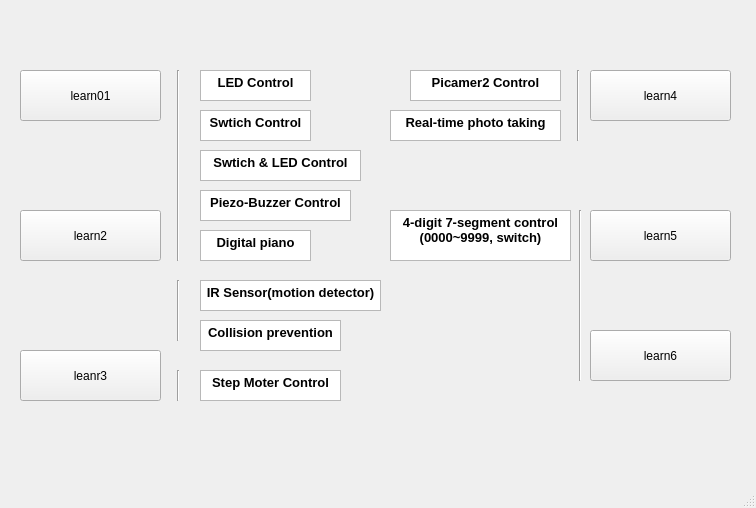
<?xml version="1.0" encoding="UTF-8"?>
<ui version="4.0">
 <class>MainWindow</class>
 <widget class="QMainWindow" name="MainWindow">
  <property name="geometry">
   <rect>
    <x>0</x>
    <y>0</y>
    <width>756</width>
    <height>508</height>
   </rect>
  </property>
  <property name="windowTitle">
   <string>MainWindow</string>
  </property>
  <widget class="QWidget" name="centralwidget">
   <widget class="QPushButton" name="button1">
    <property name="geometry">
     <rect>
      <x>20</x>
      <y>70</y>
      <width>141</width>
      <height>51</height>
     </rect>
    </property>
    <property name="text">
     <string>learn01</string>
    </property>
   </widget>
   <widget class="QPushButton" name="button2">
    <property name="geometry">
     <rect>
      <x>20</x>
      <y>210</y>
      <width>141</width>
      <height>51</height>
     </rect>
    </property>
    <property name="text">
     <string>learn2</string>
    </property>
   </widget>
   <widget class="QPushButton" name="button3">
    <property name="geometry">
     <rect>
      <x>20</x>
      <y>350</y>
      <width>141</width>
      <height>51</height>
     </rect>
    </property>
    <property name="text">
     <string>leanr3</string>
    </property>
   </widget>
   <widget class="QPushButton" name="button4">
    <property name="geometry">
     <rect>
      <x>590</x>
      <y>70</y>
      <width>141</width>
      <height>51</height>
     </rect>
    </property>
    <property name="text">
     <string>learn4</string>
    </property>
   </widget>
   <widget class="QPushButton" name="button5">
    <property name="geometry">
     <rect>
      <x>590</x>
      <y>210</y>
      <width>141</width>
      <height>51</height>
     </rect>
    </property>
    <property name="text">
     <string>learn5</string>
    </property>
   </widget>
   <widget class="QPushButton" name="button6">
    <property name="geometry">
     <rect>
      <x>590</x>
      <y>330</y>
      <width>141</width>
      <height>51</height>
     </rect>
    </property>
    <property name="text">
     <string>learn6</string>
    </property>
   </widget>
   <widget class="Line" name="line">
    <property name="geometry">
     <rect>
      <x>170</x>
      <y>70</y>
      <width>16</width>
      <height>191</height>
     </rect>
    </property>
    <property name="orientation">
     <enum>Qt::Vertical</enum>
    </property>
   </widget>
   <widget class="QTextEdit" name="textEdit">
    <property name="geometry">
     <rect>
      <x>200</x>
      <y>70</y>
      <width>111</width>
      <height>31</height>
     </rect>
    </property>
    <property name="html">
     <string>&lt;!DOCTYPE HTML PUBLIC &quot;-//W3C//DTD HTML 4.0//EN&quot; &quot;http://www.w3.org/TR/REC-html40/strict.dtd&quot;&gt;
&lt;html&gt;&lt;head&gt;&lt;meta name=&quot;qrichtext&quot; content=&quot;1&quot; /&gt;&lt;style type=&quot;text/css&quot;&gt;
p, li { white-space: pre-wrap; }
&lt;/style&gt;&lt;/head&gt;&lt;body style=&quot; font-family:'Gulim'; font-size:9pt; font-weight:400; font-style:normal;&quot;&gt;
&lt;p align=&quot;center&quot; style=&quot; margin-top:0px; margin-bottom:0px; margin-left:0px; margin-right:0px; -qt-block-indent:0; text-indent:0px;&quot;&gt;&lt;span style=&quot; font-family:'PibotoLt'; font-size:10pt; font-weight:600;&quot;&gt;LED Control&lt;/span&gt;&lt;/p&gt;&lt;/body&gt;&lt;/html&gt;</string>
    </property>
   </widget>
   <widget class="QTextBrowser" name="textBrowser_2">
    <property name="geometry">
     <rect>
      <x>200</x>
      <y>110</y>
      <width>111</width>
      <height>31</height>
     </rect>
    </property>
    <property name="html">
     <string>&lt;!DOCTYPE HTML PUBLIC &quot;-//W3C//DTD HTML 4.0//EN&quot; &quot;http://www.w3.org/TR/REC-html40/strict.dtd&quot;&gt;
&lt;html&gt;&lt;head&gt;&lt;meta name=&quot;qrichtext&quot; content=&quot;1&quot; /&gt;&lt;style type=&quot;text/css&quot;&gt;
p, li { white-space: pre-wrap; }
&lt;/style&gt;&lt;/head&gt;&lt;body style=&quot; font-family:'Gulim'; font-size:9pt; font-weight:400; font-style:normal;&quot;&gt;
&lt;p align=&quot;center&quot; style=&quot; margin-top:0px; margin-bottom:0px; margin-left:0px; margin-right:0px; -qt-block-indent:0; text-indent:0px;&quot;&gt;&lt;span style=&quot; font-family:'PibotoLt'; font-size:10pt; font-weight:600;&quot;&gt;Swtich Control&lt;/span&gt;&lt;/p&gt;&lt;/body&gt;&lt;/html&gt;</string>
    </property>
   </widget>
   <widget class="QTextBrowser" name="textBrowser_3">
    <property name="geometry">
     <rect>
      <x>200</x>
      <y>150</y>
      <width>161</width>
      <height>31</height>
     </rect>
    </property>
    <property name="html">
     <string>&lt;!DOCTYPE HTML PUBLIC &quot;-//W3C//DTD HTML 4.0//EN&quot; &quot;http://www.w3.org/TR/REC-html40/strict.dtd&quot;&gt;
&lt;html&gt;&lt;head&gt;&lt;meta name=&quot;qrichtext&quot; content=&quot;1&quot; /&gt;&lt;style type=&quot;text/css&quot;&gt;
p, li { white-space: pre-wrap; }
&lt;/style&gt;&lt;/head&gt;&lt;body style=&quot; font-family:'Gulim'; font-size:9pt; font-weight:400; font-style:normal;&quot;&gt;
&lt;p align=&quot;center&quot; style=&quot; margin-top:0px; margin-bottom:0px; margin-left:0px; margin-right:0px; -qt-block-indent:0; text-indent:0px;&quot;&gt;&lt;span style=&quot; font-family:'PibotoLt'; font-size:10pt; font-weight:600;&quot;&gt;Swtich &amp;amp; LED Control&lt;/span&gt;&lt;/p&gt;&lt;/body&gt;&lt;/html&gt;</string>
    </property>
   </widget>
   <widget class="QTextBrowser" name="textBrowser_4">
    <property name="geometry">
     <rect>
      <x>200</x>
      <y>190</y>
      <width>151</width>
      <height>31</height>
     </rect>
    </property>
    <property name="html">
     <string>&lt;!DOCTYPE HTML PUBLIC &quot;-//W3C//DTD HTML 4.0//EN&quot; &quot;http://www.w3.org/TR/REC-html40/strict.dtd&quot;&gt;
&lt;html&gt;&lt;head&gt;&lt;meta name=&quot;qrichtext&quot; content=&quot;1&quot; /&gt;&lt;style type=&quot;text/css&quot;&gt;
p, li { white-space: pre-wrap; }
&lt;/style&gt;&lt;/head&gt;&lt;body style=&quot; font-family:'Gulim'; font-size:9pt; font-weight:400; font-style:normal;&quot;&gt;
&lt;p align=&quot;center&quot; style=&quot; margin-top:0px; margin-bottom:0px; margin-left:0px; margin-right:0px; -qt-block-indent:0; text-indent:0px;&quot;&gt;&lt;span style=&quot; font-family:'PibotoLt'; font-size:10pt; font-weight:600;&quot;&gt;Piezo-Buzzer Control&lt;/span&gt;&lt;/p&gt;&lt;/body&gt;&lt;/html&gt;</string>
    </property>
   </widget>
   <widget class="QTextBrowser" name="textBrowser_5">
    <property name="geometry">
     <rect>
      <x>200</x>
      <y>230</y>
      <width>111</width>
      <height>31</height>
     </rect>
    </property>
    <property name="html">
     <string>&lt;!DOCTYPE HTML PUBLIC &quot;-//W3C//DTD HTML 4.0//EN&quot; &quot;http://www.w3.org/TR/REC-html40/strict.dtd&quot;&gt;
&lt;html&gt;&lt;head&gt;&lt;meta name=&quot;qrichtext&quot; content=&quot;1&quot; /&gt;&lt;style type=&quot;text/css&quot;&gt;
p, li { white-space: pre-wrap; }
&lt;/style&gt;&lt;/head&gt;&lt;body style=&quot; font-family:'Gulim'; font-size:9pt; font-weight:400; font-style:normal;&quot;&gt;
&lt;p align=&quot;center&quot; style=&quot; margin-top:0px; margin-bottom:0px; margin-left:0px; margin-right:0px; -qt-block-indent:0; text-indent:0px;&quot;&gt;&lt;span style=&quot; font-family:'PibotoLt'; font-size:10pt; font-weight:600;&quot;&gt;Digital piano&lt;/span&gt;&lt;/p&gt;&lt;/body&gt;&lt;/html&gt;</string>
    </property>
   </widget>
   <widget class="QTextBrowser" name="textBrowser_6">
    <property name="geometry">
     <rect>
      <x>200</x>
      <y>280</y>
      <width>181</width>
      <height>31</height>
     </rect>
    </property>
    <property name="html">
     <string>&lt;!DOCTYPE HTML PUBLIC &quot;-//W3C//DTD HTML 4.0//EN&quot; &quot;http://www.w3.org/TR/REC-html40/strict.dtd&quot;&gt;
&lt;html&gt;&lt;head&gt;&lt;meta name=&quot;qrichtext&quot; content=&quot;1&quot; /&gt;&lt;style type=&quot;text/css&quot;&gt;
p, li { white-space: pre-wrap; }
&lt;/style&gt;&lt;/head&gt;&lt;body style=&quot; font-family:'Gulim'; font-size:9pt; font-weight:400; font-style:normal;&quot;&gt;
&lt;p align=&quot;center&quot; style=&quot; margin-top:0px; margin-bottom:0px; margin-left:0px; margin-right:0px; -qt-block-indent:0; text-indent:0px;&quot;&gt;&lt;span style=&quot; font-family:'PibotoLt'; font-size:10pt; font-weight:600;&quot;&gt;IR Sensor(motion detector)&lt;/span&gt;&lt;/p&gt;&lt;/body&gt;&lt;/html&gt;</string>
    </property>
   </widget>
   <widget class="QTextBrowser" name="textBrowser_7">
    <property name="geometry">
     <rect>
      <x>200</x>
      <y>320</y>
      <width>141</width>
      <height>31</height>
     </rect>
    </property>
    <property name="html">
     <string>&lt;!DOCTYPE HTML PUBLIC &quot;-//W3C//DTD HTML 4.0//EN&quot; &quot;http://www.w3.org/TR/REC-html40/strict.dtd&quot;&gt;
&lt;html&gt;&lt;head&gt;&lt;meta name=&quot;qrichtext&quot; content=&quot;1&quot; /&gt;&lt;style type=&quot;text/css&quot;&gt;
p, li { white-space: pre-wrap; }
&lt;/style&gt;&lt;/head&gt;&lt;body style=&quot; font-family:'Gulim'; font-size:9pt; font-weight:400; font-style:normal;&quot;&gt;
&lt;p align=&quot;center&quot; style=&quot; margin-top:0px; margin-bottom:0px; margin-left:0px; margin-right:0px; -qt-block-indent:0; text-indent:0px;&quot;&gt;&lt;span style=&quot; font-family:'PibotoLt'; font-size:10pt; font-weight:600;&quot;&gt;Collision prevention&lt;/span&gt;&lt;/p&gt;&lt;/body&gt;&lt;/html&gt;</string>
    </property>
   </widget>
   <widget class="Line" name="line_2">
    <property name="geometry">
     <rect>
      <x>170</x>
      <y>280</y>
      <width>16</width>
      <height>61</height>
     </rect>
    </property>
    <property name="orientation">
     <enum>Qt::Vertical</enum>
    </property>
   </widget>
   <widget class="QTextBrowser" name="textBrowser_8">
    <property name="geometry">
     <rect>
      <x>200</x>
      <y>370</y>
      <width>141</width>
      <height>31</height>
     </rect>
    </property>
    <property name="html">
     <string>&lt;!DOCTYPE HTML PUBLIC &quot;-//W3C//DTD HTML 4.0//EN&quot; &quot;http://www.w3.org/TR/REC-html40/strict.dtd&quot;&gt;
&lt;html&gt;&lt;head&gt;&lt;meta name=&quot;qrichtext&quot; content=&quot;1&quot; /&gt;&lt;style type=&quot;text/css&quot;&gt;
p, li { white-space: pre-wrap; }
&lt;/style&gt;&lt;/head&gt;&lt;body style=&quot; font-family:'Gulim'; font-size:9pt; font-weight:400; font-style:normal;&quot;&gt;
&lt;p align=&quot;center&quot; style=&quot; margin-top:0px; margin-bottom:0px; margin-left:0px; margin-right:0px; -qt-block-indent:0; text-indent:0px;&quot;&gt;&lt;span style=&quot; font-family:'PibotoLt'; font-size:10pt; font-weight:600;&quot;&gt;Step Moter Control&lt;/span&gt;&lt;/p&gt;&lt;/body&gt;&lt;/html&gt;</string>
    </property>
   </widget>
   <widget class="QTextBrowser" name="textBrowser_9">
    <property name="geometry">
     <rect>
      <x>410</x>
      <y>70</y>
      <width>151</width>
      <height>31</height>
     </rect>
    </property>
    <property name="html">
     <string>&lt;!DOCTYPE HTML PUBLIC &quot;-//W3C//DTD HTML 4.0//EN&quot; &quot;http://www.w3.org/TR/REC-html40/strict.dtd&quot;&gt;
&lt;html&gt;&lt;head&gt;&lt;meta name=&quot;qrichtext&quot; content=&quot;1&quot; /&gt;&lt;style type=&quot;text/css&quot;&gt;
p, li { white-space: pre-wrap; }
&lt;/style&gt;&lt;/head&gt;&lt;body style=&quot; font-family:'Gulim'; font-size:9pt; font-weight:400; font-style:normal;&quot;&gt;
&lt;p align=&quot;center&quot; style=&quot; margin-top:0px; margin-bottom:0px; margin-left:0px; margin-right:0px; -qt-block-indent:0; text-indent:0px;&quot;&gt;&lt;span style=&quot; font-family:'PibotoLt'; font-size:10pt; font-weight:600;&quot;&gt;Picamer2 Control&lt;/span&gt;&lt;/p&gt;&lt;/body&gt;&lt;/html&gt;</string>
    </property>
   </widget>
   <widget class="QTextBrowser" name="textBrowser_10">
    <property name="geometry">
     <rect>
      <x>390</x>
      <y>110</y>
      <width>171</width>
      <height>31</height>
     </rect>
    </property>
    <property name="html">
     <string>&lt;!DOCTYPE HTML PUBLIC &quot;-//W3C//DTD HTML 4.0//EN&quot; &quot;http://www.w3.org/TR/REC-html40/strict.dtd&quot;&gt;
&lt;html&gt;&lt;head&gt;&lt;meta name=&quot;qrichtext&quot; content=&quot;1&quot; /&gt;&lt;style type=&quot;text/css&quot;&gt;
p, li { white-space: pre-wrap; }
&lt;/style&gt;&lt;/head&gt;&lt;body style=&quot; font-family:'Gulim'; font-size:9pt; font-weight:400; font-style:normal;&quot;&gt;
&lt;p align=&quot;center&quot; style=&quot; margin-top:0px; margin-bottom:0px; margin-left:0px; margin-right:0px; -qt-block-indent:0; text-indent:0px;&quot;&gt;&lt;span style=&quot; font-family:'PibotoLt'; font-size:10pt; font-weight:600;&quot;&gt;Real-time photo taking&lt;/span&gt;&lt;/p&gt;&lt;/body&gt;&lt;/html&gt;</string>
    </property>
   </widget>
   <widget class="QTextBrowser" name="textBrowser_12">
    <property name="geometry">
     <rect>
      <x>390</x>
      <y>210</y>
      <width>181</width>
      <height>51</height>
     </rect>
    </property>
    <property name="html">
     <string>&lt;!DOCTYPE HTML PUBLIC &quot;-//W3C//DTD HTML 4.0//EN&quot; &quot;http://www.w3.org/TR/REC-html40/strict.dtd&quot;&gt;
&lt;html&gt;&lt;head&gt;&lt;meta name=&quot;qrichtext&quot; content=&quot;1&quot; /&gt;&lt;style type=&quot;text/css&quot;&gt;
p, li { white-space: pre-wrap; }
&lt;/style&gt;&lt;/head&gt;&lt;body style=&quot; font-family:'Gulim'; font-size:9pt; font-weight:400; font-style:normal;&quot;&gt;
&lt;p align=&quot;center&quot; style=&quot; margin-top:0px; margin-bottom:0px; margin-left:0px; margin-right:0px; -qt-block-indent:0; text-indent:0px;&quot;&gt;&lt;span style=&quot; font-family:'PibotoLt'; font-size:10pt; font-weight:600;&quot;&gt;4-digit 7-segment control&lt;/span&gt;&lt;/p&gt;
&lt;p align=&quot;center&quot; style=&quot; margin-top:0px; margin-bottom:0px; margin-left:0px; margin-right:0px; -qt-block-indent:0; text-indent:0px;&quot;&gt;&lt;span style=&quot; font-family:'PibotoLt'; font-size:10pt; font-weight:600;&quot;&gt;(0000~9999, switch)&lt;/span&gt;&lt;/p&gt;&lt;/body&gt;&lt;/html&gt;</string>
    </property>
   </widget>
   <widget class="Line" name="line_3">
    <property name="geometry">
     <rect>
      <x>170</x>
      <y>370</y>
      <width>16</width>
      <height>31</height>
     </rect>
    </property>
    <property name="orientation">
     <enum>Qt::Vertical</enum>
    </property>
   </widget>
   <widget class="Line" name="line_4">
    <property name="geometry">
     <rect>
      <x>570</x>
      <y>70</y>
      <width>16</width>
      <height>71</height>
     </rect>
    </property>
    <property name="orientation">
     <enum>Qt::Vertical</enum>
    </property>
   </widget>
   <widget class="Line" name="line_5">
    <property name="geometry">
     <rect>
      <x>570</x>
      <y>210</y>
      <width>20</width>
      <height>171</height>
     </rect>
    </property>
    <property name="orientation">
     <enum>Qt::Vertical</enum>
    </property>
   </widget>
  </widget>
  <widget class="QMenuBar" name="menubar">
   <property name="geometry">
    <rect>
     <x>0</x>
     <y>0</y>
     <width>756</width>
     <height>22</height>
    </rect>
   </property>
  </widget>
  <widget class="QStatusBar" name="statusbar"/>
 </widget>
 <resources/>
 <connections/>
</ui>
